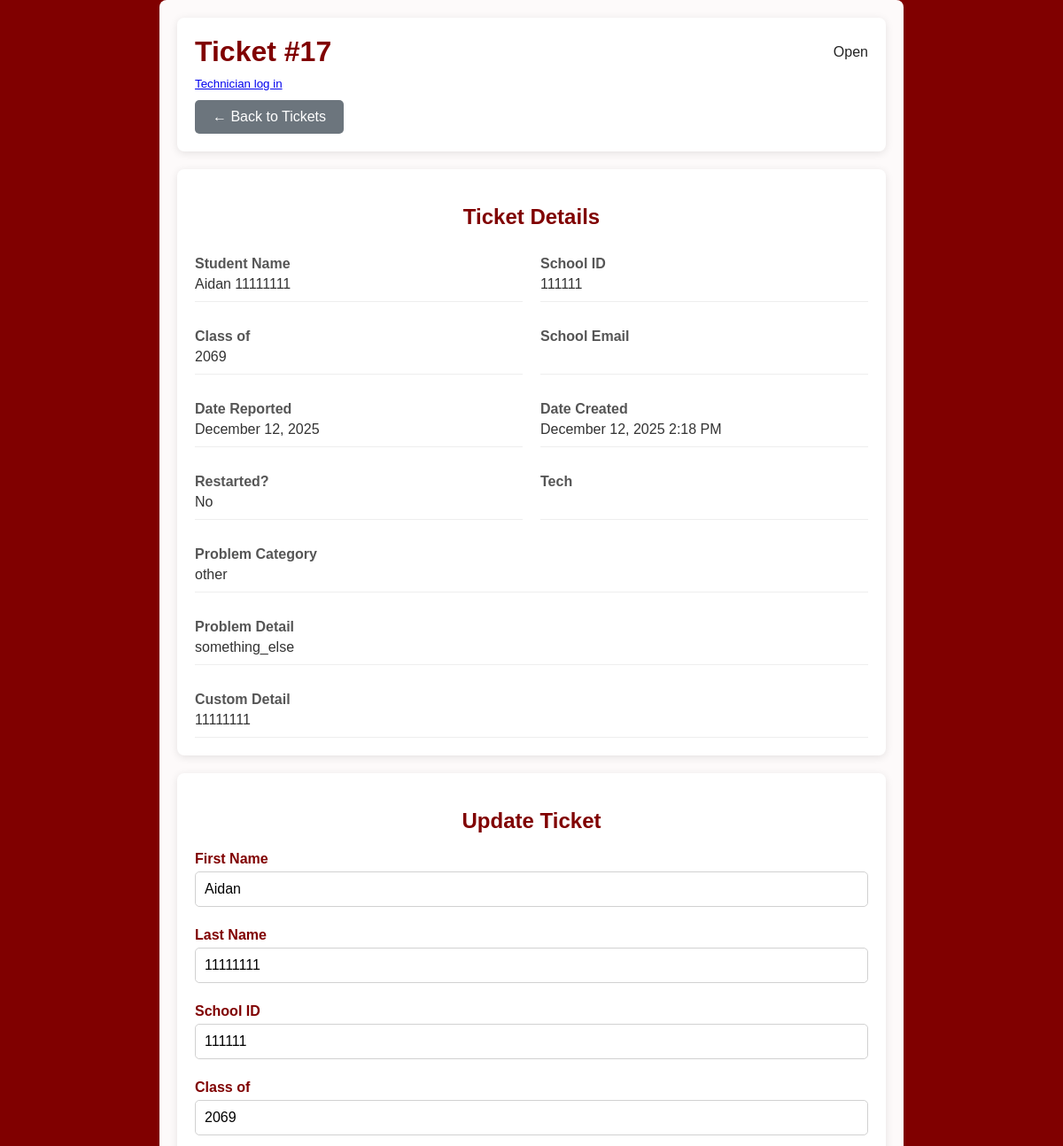
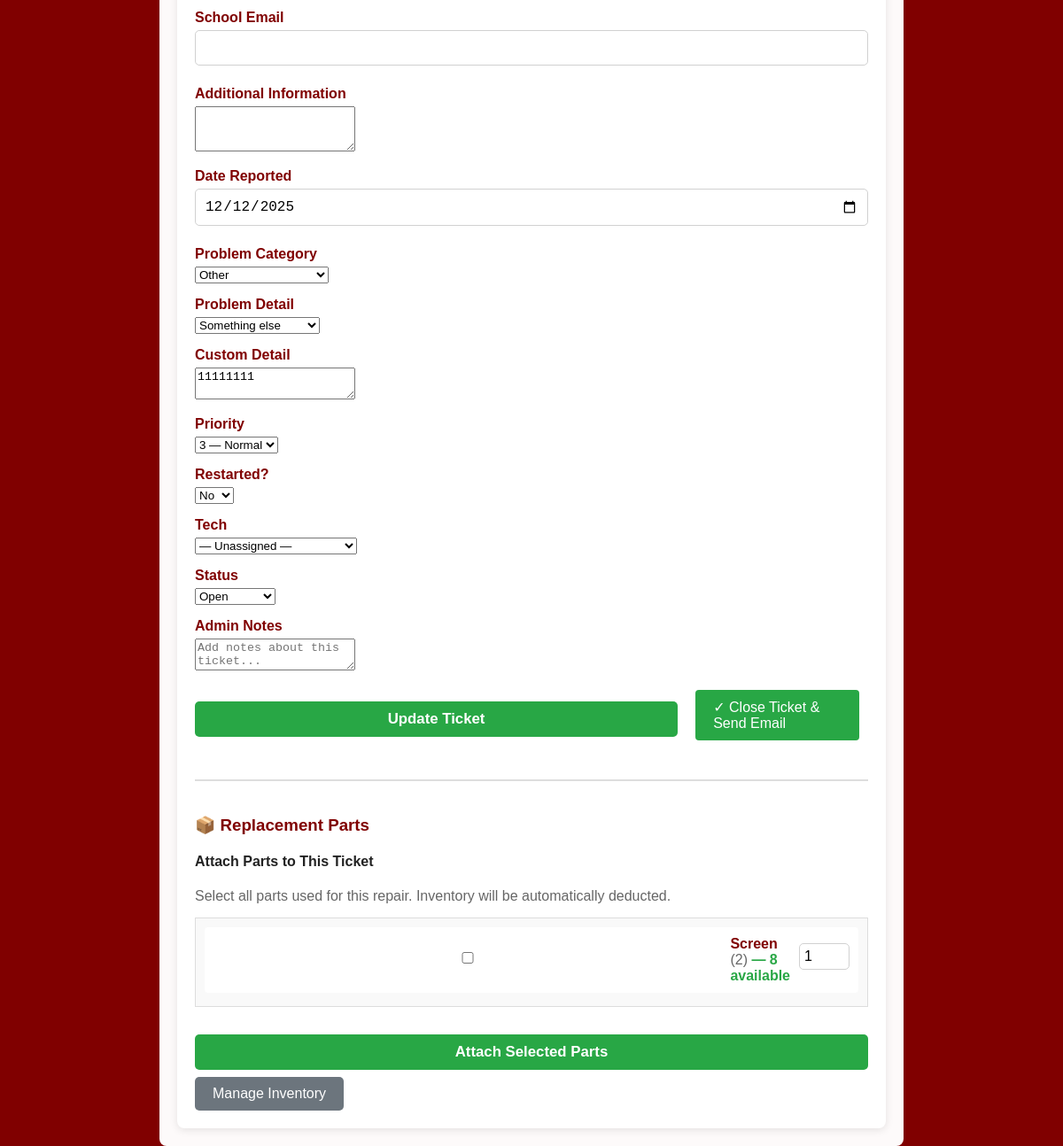
The app's page /edit_ticket.php?id=17 with its own data (2 pictures, top to bottom).
### tables this page shows
CREATE TABLE IF NOT EXISTS `tickets` (
  `id` int NOT NULL AUTO_INCREMENT COMMENT 'Unique ID for the ticket',
  `first_name` varchar(50) NOT NULL COMMENT 'Student''s first name',
  `last_name` varchar(50) NOT NULL COMMENT 'Student''s last name',
  `school_id` varchar(20) NOT NULL COMMENT 'Student''s school ID',
  `class_of` varchar(4) DEFAULT NULL COMMENT 'Graduation year',
  `school_email` varchar(255) DEFAULT NULL,
  `additional_info` varchar(120) DEFAULT NULL,
  `date_reported` date NOT NULL COMMENT 'Date issue was reported',
  `problem_category` varchar(50) NOT NULL COMMENT 'Main problem selected (screen, battery, etc.)',
  `problem_detail` varchar(100) DEFAULT NULL,
  `custom_detail` text COMMENT 'If “Something else” was specified',
  `priority` tinyint(1) DEFAULT '3',
  `status` enum('Open','In Progress','Closed','Delayed') NOT NULL DEFAULT 'Open' COMMENT 'Current status of the ticket',
  `notes` text,
  `created_at` timestamp NOT NULL DEFAULT CURRENT_TIMESTAMP COMMENT 'When the ticket was submitted',
  `updated_at` timestamp NOT NULL DEFAULT CURRENT_TIMESTAMP COMMENT 'Auto-updates when modified',
  `restarted` tinyint(1) DEFAULT '0',
  `tech` varchar(255) DEFAULT NULL,
  PRIMARY KEY (`id`)
);

CREATE TABLE IF NOT EXISTS `inventory` (
  `id` int NOT NULL AUTO_INCREMENT,
  `part_name` varchar(255) NOT NULL,
  `part_number` varchar(100) DEFAULT NULL,
  `quantity` int NOT NULL DEFAULT '0',
  `notes` text,
  `created_at` timestamp NULL DEFAULT CURRENT_TIMESTAMP,
  `updated_at` timestamp NULL DEFAULT CURRENT_TIMESTAMP ON UPDATE CURRENT_TIMESTAMP,
  PRIMARY KEY (`id`)
);

### edit_ticket.php (the view, shortened to what this page needs)
<?php
$servername = "localhost";
$username = "bucit";
$password = "m0Mih-Vdm!].Km8F";
$dbname = "bucit";
$conn = new mysqli($servername, $username, $password, $dbname);
$ticket_id = $_GET['id'] ?? null;
$current_tech = $_SESSION['tech_user'] ?? null;
$priorityCheck = $conn->query("SHOW COLUMNS FROM tickets LIKE 'priority'");
$has_priority = ($priorityCheck && $priorityCheck->num_rows > 0);
$restartedCheck = $conn->query("SHOW COLUMNS FROM tickets LIKE 'restarted'");
$has_restarted = ($restartedCheck && $restartedCheck->num_rows > 0);
$techCheck = $conn->query("SHOW COLUMNS FROM tickets LIKE 'tech'");
$has_tech = ($techCheck && $techCheck->num_rows > 0);
$inventory_parts = [];
$inventory_query = $conn->query("SELECT id, part_name, part_number, quantity FROM inventory WHERE quantity > 0 ORDER BY part_name ASC");
if ($inventory_query && $inventory_query->num_rows > 0) {
    while ($row = $inventory_query->fetch_assoc()) {
        $inventory_parts[] = $row;
    }
}
$sql = "SELECT * FROM tickets WHERE id = ?";
$stmt = $conn->prepare($sql);
$stmt->bind_param("i", $ticket_id);
$stmt->execute();
$result = $stmt->get_result();
$ticket = $result->fetch_assoc();
?>
<!DOCTYPE html>
<html lang="en">
<head>
    <link rel="stylesheet" href="styles.css">
</head>
<body>
    <div class="edit-container">
        <div class="ticket-header">
            <div style="display: flex; justify-content: space-between; align-items: center;">
                <h1>Ticket #<?php echo htmlspecialchars($ticket['id']); ?></h1>
                <div>
                    <span class="status-badge status-<?php echo strtolower(str_replace(' ', '-', $ticket['status'] ?? 'open')); ?>">
                        <?php echo htmlspecialchars($ticket['status'] ?? 'Open'); ?>
                    </span>
                </div>
            </div>
            <div style="margin-top:8px; display:flex; gap:10px; align-items:center; justify-content:space-between;">
                <div>
                    <?php if (!empty($current_tech)): ?>
                        <small>Logged in as <strong><?php echo htmlspecialchars($current_tech); ?></strong> — <a href="change_password.php">Change password</a> | <a href="logout.php">Log out</a></small>
                    <?php else: ?>
                        <small><a href="login.php">Technician log in</a></small>
                    <?php endif; ?>
                </div>
            </div>
            <div style="margin-top: 10px;">
                <a href="manage_tickets.php" class="btn btn-secondary">← Back to Tickets</a>
            </div>
        </div>
        <div class="ticket-details">
            <h2>Ticket Details</h2>
            <div class="detail-grid">
                <div class="detail-item">
                    <div class="detail-label">Student Name</div>
                    <div class="detail-value"><?php echo htmlspecialchars($ticket['first_name'] . ' ' . $ticket['last_name']); ?></div>
                </div>
                <div class="detail-item">
                    <div class="detail-label">School ID</div>
                    <div class="detail-value"><?php echo htmlspecialchars($ticket['school_id']); ?></div>
                </div>
                <div class="detail-item">
                    <div class="detail-label">Class of</div>
                    <div class="detail-value"><?php echo htmlspecialchars($ticket['class_of']); ?></div>
                </div>
                <div class="detail-item">
                    <div class="detail-label">School Email</div>
                </div>
                <div class="detail-item">
                    <div class="detail-label">Date Reported</div>
                    <div class="detail-value"><?php echo date('F d, Y', strtotime($ticket['date_reported'])); ?></div>
                </div>
                <div class="detail-item">
                    <div class="detail-label">Date Created</div>
                    <div class="detail-value"><?php echo date('F d, Y g:i A', strtotime($ticket['created_at'])); ?></div>
                </div>
                <?php if ($has_restarted): ?>
                <div class="detail-item">
                    <div class="detail-label">Restarted?</div>
                    <div class="detail-value"><?php echo (!empty($ticket['restarted']) && $ticket['restarted']) ? 'Yes' : 'No'; ?></div>
                </div>
                <?php endif; ?>
                <?php if ($has_tech): ?>
                <div class="detail-item">
                    <div class="detail-label">Tech</div>
                </div>
                <?php endif; ?>
                <div class="detail-item" style="grid-column: 1 / -1;">
                    <div class="detail-label">Problem Category</div>
                    <div class="detail-value"><?php echo htmlspecialchars($ticket['problem_category']); ?></div>
                </div>
                <?php if ($ticket['problem_detail']): ?>
                <div class="detail-item" style="grid-column: 1 / -1;">
                    <div class="detail-label">Problem Detail</div>
                    <div class="detail-value"><?php echo htmlspecialchars($ticket['problem_detail']); ?></div>
                </div>
                <?php endif; ?>
                <?php if ($ticket['custom_detail']): ?>
                <div class="detail-item" style="grid-column: 1 / -1;">
                    <div class="detail-label">Custom Detail</div>
                    <div class="detail-value"><?php echo htmlspecialchars($ticket['custom_detail']); ?></div>
                </div>
                <?php endif; ?>
            </div>
        </div>
        <div class="ticket-management">
            <h2>Update Ticket</h2>
            <form method="POST">
                <div class="form-group">
                    <label for="first_name">First Name</label>
                    <input id="first_name" name="first_name" value="<?php echo htmlspecialchars($ticket['first_name'] ?? ''); ?>">
                </div>
                <div class="form-group">
                    <label for="last_name">Last Name</label>
                    <input id="last_name" name="last_name" value="<?php echo htmlspecialchars($ticket['last_name'] ?? ''); ?>">
                </div>
                <div class="form-group">
                    <label for="school_id">School ID</label>
                    <input id="school_id" name="school_id" value="<?php echo htmlspecialchars($ticket['school_id'] ?? ''); ?>">
                </div>
                <div class="form-group">
                    <label for="class_of">Class of</label>
                    <input id="class_of" name="class_of" value="<?php echo htmlspecialchars($ticket['class_of'] ?? ''); ?>">
                </div>
                <div class="form-group">
                    <label for="school_email">School Email</label>
                    <input type="email" id="school_email" name="school_email" value="<?php echo htmlspecialchars($ticket['school_email'] ?? ''); ?>">
                </div>
                <div class="form-group">
                    <label for="additional_info">Additional Information</label>
                    <textarea id="additional_info" name="additional_info" maxlength="120" rows="3"><?php echo htmlspecialchars($ticket['additional_info'] ?? ''); ?></textarea>
                </div>
                <div class="form-group">
                    <label for="date_reported">Date Reported</label>
                    <input type="date" id="date_reported" name="date_reported" value="<?php echo htmlspecialchars($ticket['date_reported'] ?? ''); ?>">
                </div>
                <div class="form-group">
                    <label for="problem_category">Problem Category</label>
                    <select id="problem_category" name="problem_category">
                        <option value="other" <?php echo ($ticket['problem_category'] ?? '') == 'other' ? 'selected' : ''; ?>>Other</option>
                    </select>
                </div>
                <div class="form-group">
                    <label for="problem_detail">Problem Detail</label>
                    <select id="problem_detail" name="problem_detail">
                        <optgroup label="Other">
                            <option value="something_else" <?php echo ($ticket['problem_detail'] ?? '') == 'something_else' ? 'selected' : ''; ?>>Something else</option>
                        </optgroup>
                    </select>
                </div>
                <div class="form-group">
                    <label for="custom_detail">Custom Detail</label>
                    <textarea id="custom_detail" name="custom_detail"><?php echo htmlspecialchars($ticket['custom_detail'] ?? ''); ?></textarea>
                </div>
                <?php if ($has_priority): ?>
                <div class="form-group">
                    <label for="priority">Priority</label>
                    <select id="priority" name="priority">
                        <option value="3" <?php echo ($ticket['priority'] ?? 3) == 3 ? 'selected' : ''; ?>>3 — Normal</option>
                    </select>
                </div>
                <?php endif; ?>
                <?php if ($has_restarted): ?>
                <div class="form-group">
                    <label for="restarted">Restarted?</label>
                    <select id="restarted" name="restarted">
                        <option value="0" <?php echo (empty($ticket['restarted']) || !$ticket['restarted']) ? 'selected' : ''; ?>>No</option>
                    </select>
                </div>
                <?php endif; ?>
                <?php if ($has_tech): ?>
                <div class="form-group">
                    <label for="tech">Tech</label>
                    <select id="tech" name="tech">
                        <option value="">— Unassigned —</option>
                    </select>
                </div>
                <?php endif; ?>
                <div class="form-group">
                    <label for="status">Status</label>
                    <select id="status" name="status" required>
                        <option value="Open" <?php echo ($ticket['status'] ?? 'Open') == 'Open' ? 'selected' : ''; ?>>Open</option>
                    </select>
                </div>
                <div class="form-group">
                    <label for="notes">Admin Notes</label>
                    <textarea id="notes" name="notes" placeholder="Add notes about this ticket..."><?php echo htmlspecialchars($ticket['notes'] ?? ''); ?></textarea>
                </div>
                <div style="display: flex; gap: 10px; align-items: center;">
                    <button type="submit" class="btn btn-success">Update Ticket</button>
                    <?php if (($ticket['status'] ?? '') !== 'Closed'): ?>
                        <a href="close_ticket.php?ticket_id=<?php echo $ticket_id; ?>" class="btn" style="background: #28a745; color: white; text-decoration: none; padding: 10px 20px; border-radius: 4px;">✓ Close Ticket & Send Email</a>
                    <?php endif; ?>
                </div>
            </form>
            <div style="margin-top: 40px; padding-top: 20px; border-top: 2px solid #ddd;">
                <h3 style="color: var(--brand);">📦 Replacement Parts</h3>
                <?php if (!empty($inventory_parts)): ?>
                <form method="POST" style="margin-top: 20px;">
                    <h4>Attach Parts to This Ticket</h4>
                    <p style="color: #666; margin-bottom: 15px;">Select all parts used for this repair. Inventory will be automatically deducted.</p>
                    <div style="max-height: 300px; overflow-y: auto; border: 1px solid #ddd; padding: 10px; background: #f9f9f9;">
                        <?php foreach ($inventory_parts as $part): ?>
                            <?php
                            $already_attached = false;
                            ?>
                            <div style="padding: 10px; margin-bottom: 5px; background: white; border-radius: 4px; display: flex; align-items: center; gap: 10px; <?php echo $already_attached ? 'opacity: 0.5;' : ''; ?>">
                                <input type="checkbox"
                                       name="parts[]"
                                       value="<?php echo $part['id']; ?>"
                                       id="part_<?php echo $part['id']; ?>"
                                       <?php echo $already_attached ? 'disabled' : ''; ?>>
                                <label for="part_<?php echo $part['id']; ?>" style="flex: 1; margin: 0; cursor: pointer;">
                                    <strong><?php echo htmlspecialchars($part['part_name']); ?></strong>
                                    <?php if ($part['part_number']): ?>
                                        <span style="color: #666;">(<?php echo htmlspecialchars($part['part_number']); ?>)</span>
                                    <?php endif; ?>
                                    <span style="color: <?php echo $part['quantity'] <= 5 ? '#856404' : '#28a745'; ?>; font-weight: bold;"> — <?php echo $part['quantity']; ?> available</span>
                                </label>
                                <input type="number"
                                       name="part_quantities[<?php echo $part['id']; ?>]"
                                       min="1"
                                       max="<?php echo $part['quantity']; ?>"
                                       value="1"
                                       style="width: 60px; padding: 5px;"
                                       <?php echo $already_attached ? 'disabled' : ''; ?>>
                            </div>
                        <?php endforeach; ?>
                    </div>
                    <div style="margin-top: 15px;">
                        <button type="submit" class="btn btn-success">Attach Selected Parts</button>
                        <a href="inventory.php" class="btn" style="background-color: #6c757d;">Manage Inventory</a>
                    </div>
                </form>
                <?php else: ?>
                <p style="color: #666;">No parts currently available in inventory. <a href="inventory.php">Add parts to inventory</a></p>
                <?php endif; ?>
            </div>
        </div>
    </div>
</body>
</html>

### records on screen
tickets: id "17", status "Open", first_name+last_name "Aidan 11111111", school "111111", class_of "2069", date_reported "December 12, 2025", created_at "December 12, 2025 2:18 PM", problem_category "other", problem_detail "something_else", custom_detail "11111111", first_name "Aidan", last_name "11111111", school_id "111111", date_reported "12/12/2025", problem_category "Other", problem_detail "Something else", priority "3 — Normal", restarted "No"
inventory: part_name "Screen", part_number "2", quantity "8"
